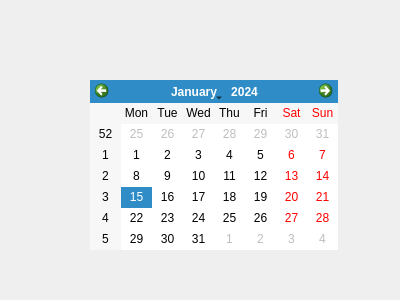
<?xml version="1.0" encoding="UTF-8"?>
<ui version="4.0">
 <class>Form</class>
 <widget class="QWidget" name="Form">
  <property name="geometry">
   <rect>
    <x>0</x>
    <y>0</y>
    <width>400</width>
    <height>300</height>
   </rect>
  </property>
  <property name="windowTitle">
   <string>Form</string>
  </property>
  <property name="styleSheet">
   <string notr="true"/>
  </property>
  <widget class="QCalendarWidget" name="calendarWidget">
   <property name="geometry">
    <rect>
     <x>90</x>
     <y>80</y>
     <width>248</width>
     <height>170</height>
    </rect>
   </property>
  </widget>
 </widget>
 <resources/>
 <connections/>
</ui>
